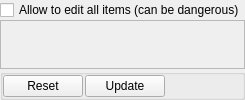
              <widget class="QWidget" name="BinHdrTab">
               <property name="autoFillBackground">
                <bool>true</bool>
               </property>
               <attribute name="title">
                <string>Bin Header</string>
               </attribute>
               <layout class="QVBoxLayout" name="verticalLayout_12">
                <property name="spacing">
                 <number>0</number>
                </property>
                <property name="leftMargin">
                 <number>0</number>
                </property>
                <property name="topMargin">
                 <number>0</number>
                </property>
                <property name="rightMargin">
                 <number>0</number>
                </property>
                <property name="bottomMargin">
                 <number>0</number>
                </property>
                <item>
                 <widget class="QCheckBox" name="ckTrEd">
                  <property name="text">
                   <string>Allow to edit all items (can be dangerous)</string>
                  </property>
                 </widget>
                </item>
                <item>
                 <widget class="QFrame" name="binHdrFrame">
                  <property name="sizePolicy">
                   <sizepolicy hsizetype="Preferred" vsizetype="Expanding">
                    <horstretch>0</horstretch>
                    <verstretch>0</verstretch>
                   </sizepolicy>
                  </property>
                  <property name="frameShape">
                   <enum>QFrame::StyledPanel</enum>
                  </property>
                  <property name="frameShadow">
                   <enum>QFrame::Raised</enum>
                  </property>
                 </widget>
                </item>
                <item>
                 <widget class="QGroupBox" name="groupBox_11">
                  <property name="title">
                   <string/>
                  </property>
                  <layout class="QHBoxLayout" name="horizontalLayout_14">
                   <property name="spacing">
                    <number>2</number>
                   </property>
                   <property name="leftMargin">
                    <number>0</number>
                   </property>
                   <property name="topMargin">
                    <number>0</number>
                   </property>
                   <property name="bottomMargin">
                    <number>0</number>
                   </property>
                   <item>
                    <widget class="QPushButton" name="btnBinRst">
                     <property name="text">
                      <string>Reset</string>
                     </property>
                     <property name="icon">
                      <iconset resource="myrc.qrc">
                       <normaloff>:/images/Reset.png</normaloff>:/images/Reset.png</iconset>
                     </property>
                    </widget>
                   </item>
                   <item>
                    <widget class="QPushButton" name="btnBinUpd">
                     <property name="text">
                      <string>Update</string>
                     </property>
                     <property name="icon">
                      <iconset resource="myrc.qrc">
                       <normaloff>:/images/FileSave.png</normaloff>:/images/FileSave.png</iconset>
                     </property>
                    </widget>
                   </item>
                   <item>
                    <spacer name="horizontalSpacer_11">
                     <property name="orientation">
                      <enum>Qt::Horizontal</enum>
                     </property>
                     <property name="sizeHint" stdset="0">
                      <size>
                       <width>8</width>
                       <height>20</height>
                      </size>
                     </property>
                    </spacer>
                   </item>
                  </layout>
                 </widget>
                </item>
               </layout>
              </widget>
